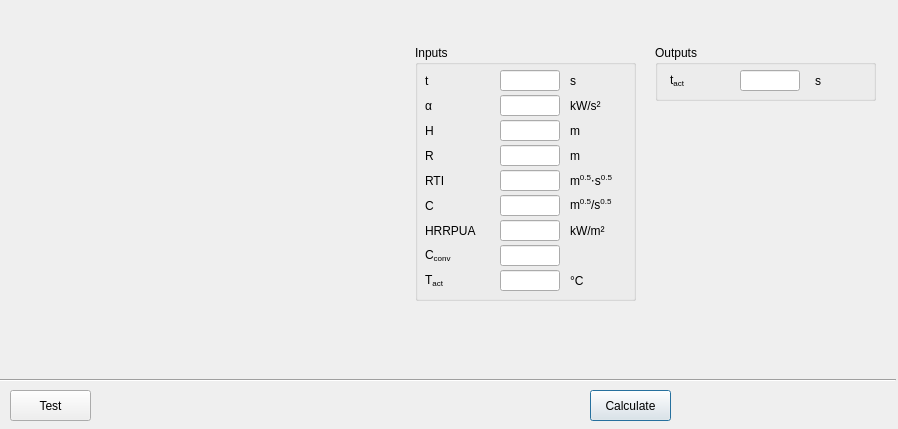
<?xml version="1.0" encoding="UTF-8"?>
<ui version="4.0">
 <class>dialog_1_11_heat_detector_activation</class>
 <widget class="QDialog" name="dialog_1_11_heat_detector_activation">
  <property name="geometry">
   <rect>
    <x>0</x>
    <y>0</y>
    <width>898</width>
    <height>429</height>
   </rect>
  </property>
  <property name="windowTitle">
   <string>BR 187 Thermal Radiation Calculator (Parallel)</string>
  </property>
  <widget class="QGroupBox" name="groupBox_2">
   <property name="geometry">
    <rect>
     <x>655</x>
     <y>45</y>
     <width>221</width>
     <height>56</height>
    </rect>
   </property>
   <property name="title">
    <string>Outputs</string>
   </property>
   <widget class="QLineEdit" name="lineEdit_out_t_act">
    <property name="geometry">
     <rect>
      <x>85</x>
      <y>25</y>
      <width>60</width>
      <height>21</height>
     </rect>
    </property>
    <property name="sizePolicy">
     <sizepolicy hsizetype="Fixed" vsizetype="Fixed">
      <horstretch>0</horstretch>
      <verstretch>0</verstretch>
     </sizepolicy>
    </property>
    <property name="minimumSize">
     <size>
      <width>0</width>
      <height>0</height>
     </size>
    </property>
    <property name="maximumSize">
     <size>
      <width>60</width>
      <height>16777215</height>
     </size>
    </property>
   </widget>
   <widget class="QLabel" name="label_11">
    <property name="geometry">
     <rect>
      <x>15</x>
      <y>25</y>
      <width>40</width>
      <height>21</height>
     </rect>
    </property>
    <property name="sizePolicy">
     <sizepolicy hsizetype="Fixed" vsizetype="Fixed">
      <horstretch>0</horstretch>
      <verstretch>0</verstretch>
     </sizepolicy>
    </property>
    <property name="minimumSize">
     <size>
      <width>40</width>
      <height>0</height>
     </size>
    </property>
    <property name="maximumSize">
     <size>
      <width>40</width>
      <height>16777215</height>
     </size>
    </property>
    <property name="toolTip">
     <string>Solved view factor</string>
    </property>
    <property name="text">
     <string>t&lt;sub&gt;act&lt;sub&gt;</string>
    </property>
   </widget>
   <widget class="QLabel" name="label_25">
    <property name="geometry">
     <rect>
      <x>160</x>
      <y>25</y>
      <width>50</width>
      <height>21</height>
     </rect>
    </property>
    <property name="text">
     <string>s</string>
    </property>
   </widget>
  </widget>
  <widget class="QGroupBox" name="groupBox">
   <property name="geometry">
    <rect>
     <x>415</x>
     <y>45</y>
     <width>221</width>
     <height>256</height>
    </rect>
   </property>
   <property name="title">
    <string>Inputs</string>
   </property>
   <widget class="QLabel" name="label_51">
    <property name="geometry">
     <rect>
      <x>155</x>
      <y>225</y>
      <width>146</width>
      <height>21</height>
     </rect>
    </property>
    <property name="minimumSize">
     <size>
      <width>0</width>
      <height>0</height>
     </size>
    </property>
    <property name="maximumSize">
     <size>
      <width>16777215</width>
      <height>16777215</height>
     </size>
    </property>
    <property name="text">
     <string>°C</string>
    </property>
   </widget>
   <widget class="QLabel" name="label_48">
    <property name="geometry">
     <rect>
      <x>155</x>
      <y>150</y>
      <width>146</width>
      <height>21</height>
     </rect>
    </property>
    <property name="minimumSize">
     <size>
      <width>0</width>
      <height>0</height>
     </size>
    </property>
    <property name="maximumSize">
     <size>
      <width>16777215</width>
      <height>16777215</height>
     </size>
    </property>
    <property name="text">
     <string>m&lt;sup&gt;0.5&lt;/sup&gt;/s&lt;sup&gt;0.5&lt;/sup&gt;</string>
    </property>
   </widget>
   <widget class="QLabel" name="label_37">
    <property name="geometry">
     <rect>
      <x>10</x>
      <y>100</y>
      <width>60</width>
      <height>21</height>
     </rect>
    </property>
    <property name="minimumSize">
     <size>
      <width>60</width>
      <height>21</height>
     </size>
    </property>
    <property name="maximumSize">
     <size>
      <width>60</width>
      <height>21</height>
     </size>
    </property>
    <property name="toolTip">
     <string>Width of emitter</string>
    </property>
    <property name="text">
     <string>R</string>
    </property>
   </widget>
   <widget class="QLabel" name="label_40">
    <property name="geometry">
     <rect>
      <x>10</x>
      <y>175</y>
      <width>60</width>
      <height>21</height>
     </rect>
    </property>
    <property name="minimumSize">
     <size>
      <width>60</width>
      <height>21</height>
     </size>
    </property>
    <property name="maximumSize">
     <size>
      <width>60</width>
      <height>21</height>
     </size>
    </property>
    <property name="toolTip">
     <string>Width of emitter</string>
    </property>
    <property name="text">
     <string>HRRPUA</string>
    </property>
   </widget>
   <widget class="QLineEdit" name="lineEdit_in_C_conv">
    <property name="geometry">
     <rect>
      <x>85</x>
      <y>200</y>
      <width>60</width>
      <height>21</height>
     </rect>
    </property>
    <property name="sizePolicy">
     <sizepolicy hsizetype="Fixed" vsizetype="Fixed">
      <horstretch>0</horstretch>
      <verstretch>0</verstretch>
     </sizepolicy>
    </property>
    <property name="minimumSize">
     <size>
      <width>0</width>
      <height>0</height>
     </size>
    </property>
    <property name="maximumSize">
     <size>
      <width>60</width>
      <height>16777215</height>
     </size>
    </property>
    <property name="baseSize">
     <size>
      <width>0</width>
      <height>0</height>
     </size>
    </property>
   </widget>
   <widget class="QLabel" name="label_31">
    <property name="geometry">
     <rect>
      <x>10</x>
      <y>25</y>
      <width>60</width>
      <height>21</height>
     </rect>
    </property>
    <property name="minimumSize">
     <size>
      <width>60</width>
      <height>21</height>
     </size>
    </property>
    <property name="maximumSize">
     <size>
      <width>60</width>
      <height>21</height>
     </size>
    </property>
    <property name="toolTip">
     <string>Width of emitter</string>
    </property>
    <property name="text">
     <string>t</string>
    </property>
   </widget>
   <widget class="QLineEdit" name="lineEdit_in_T_act">
    <property name="geometry">
     <rect>
      <x>85</x>
      <y>225</y>
      <width>60</width>
      <height>21</height>
     </rect>
    </property>
    <property name="sizePolicy">
     <sizepolicy hsizetype="Fixed" vsizetype="Fixed">
      <horstretch>0</horstretch>
      <verstretch>0</verstretch>
     </sizepolicy>
    </property>
    <property name="minimumSize">
     <size>
      <width>0</width>
      <height>0</height>
     </size>
    </property>
    <property name="maximumSize">
     <size>
      <width>60</width>
      <height>16777215</height>
     </size>
    </property>
    <property name="baseSize">
     <size>
      <width>0</width>
      <height>0</height>
     </size>
    </property>
   </widget>
   <widget class="QLabel" name="label_49">
    <property name="geometry">
     <rect>
      <x>155</x>
      <y>175</y>
      <width>146</width>
      <height>21</height>
     </rect>
    </property>
    <property name="minimumSize">
     <size>
      <width>0</width>
      <height>0</height>
     </size>
    </property>
    <property name="maximumSize">
     <size>
      <width>16777215</width>
      <height>16777215</height>
     </size>
    </property>
    <property name="text">
     <string>kW/m²</string>
    </property>
   </widget>
   <widget class="QLineEdit" name="lineEdit_in_R">
    <property name="geometry">
     <rect>
      <x>85</x>
      <y>100</y>
      <width>60</width>
      <height>21</height>
     </rect>
    </property>
    <property name="sizePolicy">
     <sizepolicy hsizetype="Fixed" vsizetype="Fixed">
      <horstretch>0</horstretch>
      <verstretch>0</verstretch>
     </sizepolicy>
    </property>
    <property name="minimumSize">
     <size>
      <width>0</width>
      <height>0</height>
     </size>
    </property>
    <property name="maximumSize">
     <size>
      <width>60</width>
      <height>16777215</height>
     </size>
    </property>
    <property name="baseSize">
     <size>
      <width>0</width>
      <height>0</height>
     </size>
    </property>
   </widget>
   <widget class="QLabel" name="label_39">
    <property name="geometry">
     <rect>
      <x>10</x>
      <y>150</y>
      <width>60</width>
      <height>21</height>
     </rect>
    </property>
    <property name="minimumSize">
     <size>
      <width>60</width>
      <height>21</height>
     </size>
    </property>
    <property name="maximumSize">
     <size>
      <width>60</width>
      <height>21</height>
     </size>
    </property>
    <property name="toolTip">
     <string>Width of emitter</string>
    </property>
    <property name="text">
     <string>C</string>
    </property>
   </widget>
   <widget class="QLabel" name="label_46">
    <property name="geometry">
     <rect>
      <x>155</x>
      <y>100</y>
      <width>146</width>
      <height>21</height>
     </rect>
    </property>
    <property name="minimumSize">
     <size>
      <width>0</width>
      <height>0</height>
     </size>
    </property>
    <property name="maximumSize">
     <size>
      <width>16777215</width>
      <height>16777215</height>
     </size>
    </property>
    <property name="text">
     <string>m</string>
    </property>
   </widget>
   <widget class="QLineEdit" name="lineEdit_in_C">
    <property name="geometry">
     <rect>
      <x>85</x>
      <y>150</y>
      <width>60</width>
      <height>21</height>
     </rect>
    </property>
    <property name="sizePolicy">
     <sizepolicy hsizetype="Fixed" vsizetype="Fixed">
      <horstretch>0</horstretch>
      <verstretch>0</verstretch>
     </sizepolicy>
    </property>
    <property name="minimumSize">
     <size>
      <width>0</width>
      <height>0</height>
     </size>
    </property>
    <property name="maximumSize">
     <size>
      <width>60</width>
      <height>16777215</height>
     </size>
    </property>
    <property name="baseSize">
     <size>
      <width>0</width>
      <height>0</height>
     </size>
    </property>
   </widget>
   <widget class="QLabel" name="label_47">
    <property name="geometry">
     <rect>
      <x>155</x>
      <y>125</y>
      <width>146</width>
      <height>21</height>
     </rect>
    </property>
    <property name="minimumSize">
     <size>
      <width>0</width>
      <height>0</height>
     </size>
    </property>
    <property name="maximumSize">
     <size>
      <width>16777215</width>
      <height>16777215</height>
     </size>
    </property>
    <property name="text">
     <string>m&lt;sup&gt;0.5&lt;/sup&gt;⋅s&lt;sup&gt;0.5&lt;/sup&gt;</string>
    </property>
   </widget>
   <widget class="QLabel" name="label_35">
    <property name="geometry">
     <rect>
      <x>10</x>
      <y>50</y>
      <width>60</width>
      <height>21</height>
     </rect>
    </property>
    <property name="minimumSize">
     <size>
      <width>60</width>
      <height>21</height>
     </size>
    </property>
    <property name="maximumSize">
     <size>
      <width>60</width>
      <height>21</height>
     </size>
    </property>
    <property name="toolTip">
     <string>Width of emitter</string>
    </property>
    <property name="text">
     <string>α</string>
    </property>
   </widget>
   <widget class="QLabel" name="label_36">
    <property name="geometry">
     <rect>
      <x>10</x>
      <y>75</y>
      <width>60</width>
      <height>21</height>
     </rect>
    </property>
    <property name="minimumSize">
     <size>
      <width>60</width>
      <height>21</height>
     </size>
    </property>
    <property name="maximumSize">
     <size>
      <width>60</width>
      <height>21</height>
     </size>
    </property>
    <property name="toolTip">
     <string>Width of emitter</string>
    </property>
    <property name="text">
     <string>H</string>
    </property>
   </widget>
   <widget class="QLineEdit" name="lineEdit_in_RTI">
    <property name="geometry">
     <rect>
      <x>85</x>
      <y>125</y>
      <width>60</width>
      <height>21</height>
     </rect>
    </property>
    <property name="sizePolicy">
     <sizepolicy hsizetype="Fixed" vsizetype="Fixed">
      <horstretch>0</horstretch>
      <verstretch>0</verstretch>
     </sizepolicy>
    </property>
    <property name="minimumSize">
     <size>
      <width>0</width>
      <height>0</height>
     </size>
    </property>
    <property name="maximumSize">
     <size>
      <width>60</width>
      <height>16777215</height>
     </size>
    </property>
    <property name="baseSize">
     <size>
      <width>0</width>
      <height>0</height>
     </size>
    </property>
   </widget>
   <widget class="QLabel" name="label_45">
    <property name="geometry">
     <rect>
      <x>155</x>
      <y>75</y>
      <width>146</width>
      <height>21</height>
     </rect>
    </property>
    <property name="minimumSize">
     <size>
      <width>0</width>
      <height>0</height>
     </size>
    </property>
    <property name="maximumSize">
     <size>
      <width>16777215</width>
      <height>16777215</height>
     </size>
    </property>
    <property name="text">
     <string>m</string>
    </property>
   </widget>
   <widget class="QLineEdit" name="lineEdit_in_H">
    <property name="geometry">
     <rect>
      <x>85</x>
      <y>75</y>
      <width>60</width>
      <height>21</height>
     </rect>
    </property>
    <property name="sizePolicy">
     <sizepolicy hsizetype="Fixed" vsizetype="Fixed">
      <horstretch>0</horstretch>
      <verstretch>0</verstretch>
     </sizepolicy>
    </property>
    <property name="minimumSize">
     <size>
      <width>0</width>
      <height>0</height>
     </size>
    </property>
    <property name="maximumSize">
     <size>
      <width>60</width>
      <height>16777215</height>
     </size>
    </property>
    <property name="baseSize">
     <size>
      <width>0</width>
      <height>0</height>
     </size>
    </property>
   </widget>
   <widget class="QLineEdit" name="lineEdit_in_t">
    <property name="geometry">
     <rect>
      <x>85</x>
      <y>25</y>
      <width>60</width>
      <height>21</height>
     </rect>
    </property>
    <property name="sizePolicy">
     <sizepolicy hsizetype="Fixed" vsizetype="Fixed">
      <horstretch>0</horstretch>
      <verstretch>0</verstretch>
     </sizepolicy>
    </property>
    <property name="minimumSize">
     <size>
      <width>0</width>
      <height>0</height>
     </size>
    </property>
    <property name="maximumSize">
     <size>
      <width>60</width>
      <height>16777215</height>
     </size>
    </property>
    <property name="baseSize">
     <size>
      <width>0</width>
      <height>0</height>
     </size>
    </property>
   </widget>
   <widget class="QLabel" name="label_43">
    <property name="geometry">
     <rect>
      <x>155</x>
      <y>25</y>
      <width>146</width>
      <height>21</height>
     </rect>
    </property>
    <property name="minimumSize">
     <size>
      <width>0</width>
      <height>0</height>
     </size>
    </property>
    <property name="maximumSize">
     <size>
      <width>16777215</width>
      <height>16777215</height>
     </size>
    </property>
    <property name="text">
     <string>s</string>
    </property>
   </widget>
   <widget class="QLineEdit" name="lineEdit_in_alpha">
    <property name="geometry">
     <rect>
      <x>85</x>
      <y>50</y>
      <width>60</width>
      <height>21</height>
     </rect>
    </property>
    <property name="sizePolicy">
     <sizepolicy hsizetype="Fixed" vsizetype="Fixed">
      <horstretch>0</horstretch>
      <verstretch>0</verstretch>
     </sizepolicy>
    </property>
    <property name="minimumSize">
     <size>
      <width>0</width>
      <height>0</height>
     </size>
    </property>
    <property name="maximumSize">
     <size>
      <width>60</width>
      <height>16777215</height>
     </size>
    </property>
    <property name="baseSize">
     <size>
      <width>0</width>
      <height>0</height>
     </size>
    </property>
   </widget>
   <widget class="QLabel" name="label_41">
    <property name="geometry">
     <rect>
      <x>10</x>
      <y>200</y>
      <width>60</width>
      <height>21</height>
     </rect>
    </property>
    <property name="minimumSize">
     <size>
      <width>60</width>
      <height>21</height>
     </size>
    </property>
    <property name="maximumSize">
     <size>
      <width>60</width>
      <height>21</height>
     </size>
    </property>
    <property name="toolTip">
     <string>Width of emitter</string>
    </property>
    <property name="text">
     <string>&lt;html&gt;&lt;head/&gt;&lt;body&gt;&lt;p&gt;C&lt;span style=&quot; vertical-align:sub;&quot;&gt;conv&lt;/span&gt;&lt;/p&gt;&lt;/body&gt;&lt;/html&gt;</string>
    </property>
   </widget>
   <widget class="QLabel" name="label_44">
    <property name="geometry">
     <rect>
      <x>155</x>
      <y>50</y>
      <width>146</width>
      <height>21</height>
     </rect>
    </property>
    <property name="minimumSize">
     <size>
      <width>0</width>
      <height>0</height>
     </size>
    </property>
    <property name="maximumSize">
     <size>
      <width>16777215</width>
      <height>16777215</height>
     </size>
    </property>
    <property name="text">
     <string>kW/s²</string>
    </property>
   </widget>
   <widget class="QLabel" name="label_42">
    <property name="geometry">
     <rect>
      <x>10</x>
      <y>225</y>
      <width>60</width>
      <height>21</height>
     </rect>
    </property>
    <property name="minimumSize">
     <size>
      <width>60</width>
      <height>21</height>
     </size>
    </property>
    <property name="maximumSize">
     <size>
      <width>60</width>
      <height>21</height>
     </size>
    </property>
    <property name="toolTip">
     <string>Width of emitter</string>
    </property>
    <property name="text">
     <string>&lt;html&gt;&lt;head/&gt;&lt;body&gt;&lt;p&gt;T&lt;span style=&quot; vertical-align:sub;&quot;&gt;act&lt;/span&gt;&lt;/p&gt;&lt;/body&gt;&lt;/html&gt;</string>
    </property>
   </widget>
   <widget class="QLabel" name="label_38">
    <property name="geometry">
     <rect>
      <x>10</x>
      <y>125</y>
      <width>60</width>
      <height>21</height>
     </rect>
    </property>
    <property name="minimumSize">
     <size>
      <width>60</width>
      <height>21</height>
     </size>
    </property>
    <property name="maximumSize">
     <size>
      <width>60</width>
      <height>21</height>
     </size>
    </property>
    <property name="toolTip">
     <string>Width of emitter</string>
    </property>
    <property name="text">
     <string>RTI</string>
    </property>
   </widget>
   <widget class="QLineEdit" name="lineEdit_in_HRRPUA">
    <property name="geometry">
     <rect>
      <x>85</x>
      <y>175</y>
      <width>60</width>
      <height>21</height>
     </rect>
    </property>
    <property name="sizePolicy">
     <sizepolicy hsizetype="Fixed" vsizetype="Fixed">
      <horstretch>0</horstretch>
      <verstretch>0</verstretch>
     </sizepolicy>
    </property>
    <property name="minimumSize">
     <size>
      <width>0</width>
      <height>0</height>
     </size>
    </property>
    <property name="maximumSize">
     <size>
      <width>60</width>
      <height>16777215</height>
     </size>
    </property>
    <property name="baseSize">
     <size>
      <width>0</width>
      <height>0</height>
     </size>
    </property>
   </widget>
  </widget>
  <widget class="QPushButton" name="pushButton_calculate">
   <property name="geometry">
    <rect>
     <x>590</x>
     <y>390</y>
     <width>81</width>
     <height>31</height>
    </rect>
   </property>
   <property name="text">
    <string>Calculate</string>
   </property>
  </widget>
  <widget class="QLabel" name="label">
   <property name="geometry">
    <rect>
     <x>20</x>
     <y>40</y>
     <width>341</width>
     <height>285</height>
    </rect>
   </property>
   <property name="text">
    <string/>
   </property>
   <property name="pixmap">
    <pixmap>images/phi_calculator_perpendicular_simple_341x285.png</pixmap>
   </property>
  </widget>
  <widget class="Line" name="line">
   <property name="geometry">
    <rect>
     <x>0</x>
     <y>370</y>
     <width>896</width>
     <height>21</height>
    </rect>
   </property>
   <property name="orientation">
    <enum>Qt::Horizontal</enum>
   </property>
  </widget>
  <widget class="QPushButton" name="pushButton_test">
   <property name="geometry">
    <rect>
     <x>10</x>
     <y>390</y>
     <width>81</width>
     <height>31</height>
    </rect>
   </property>
   <property name="text">
    <string>Test</string>
   </property>
  </widget>
 </widget>
 <tabstops>
  <tabstop>lineEdit_in_t</tabstop>
  <tabstop>lineEdit_in_alpha</tabstop>
  <tabstop>lineEdit_in_H</tabstop>
  <tabstop>lineEdit_in_R</tabstop>
  <tabstop>lineEdit_in_RTI</tabstop>
  <tabstop>lineEdit_in_C</tabstop>
  <tabstop>lineEdit_in_HRRPUA</tabstop>
  <tabstop>lineEdit_in_C_conv</tabstop>
  <tabstop>lineEdit_in_T_act</tabstop>
  <tabstop>pushButton_calculate</tabstop>
  <tabstop>lineEdit_out_t_act</tabstop>
 </tabstops>
 <resources/>
 <connections/>
</ui>
